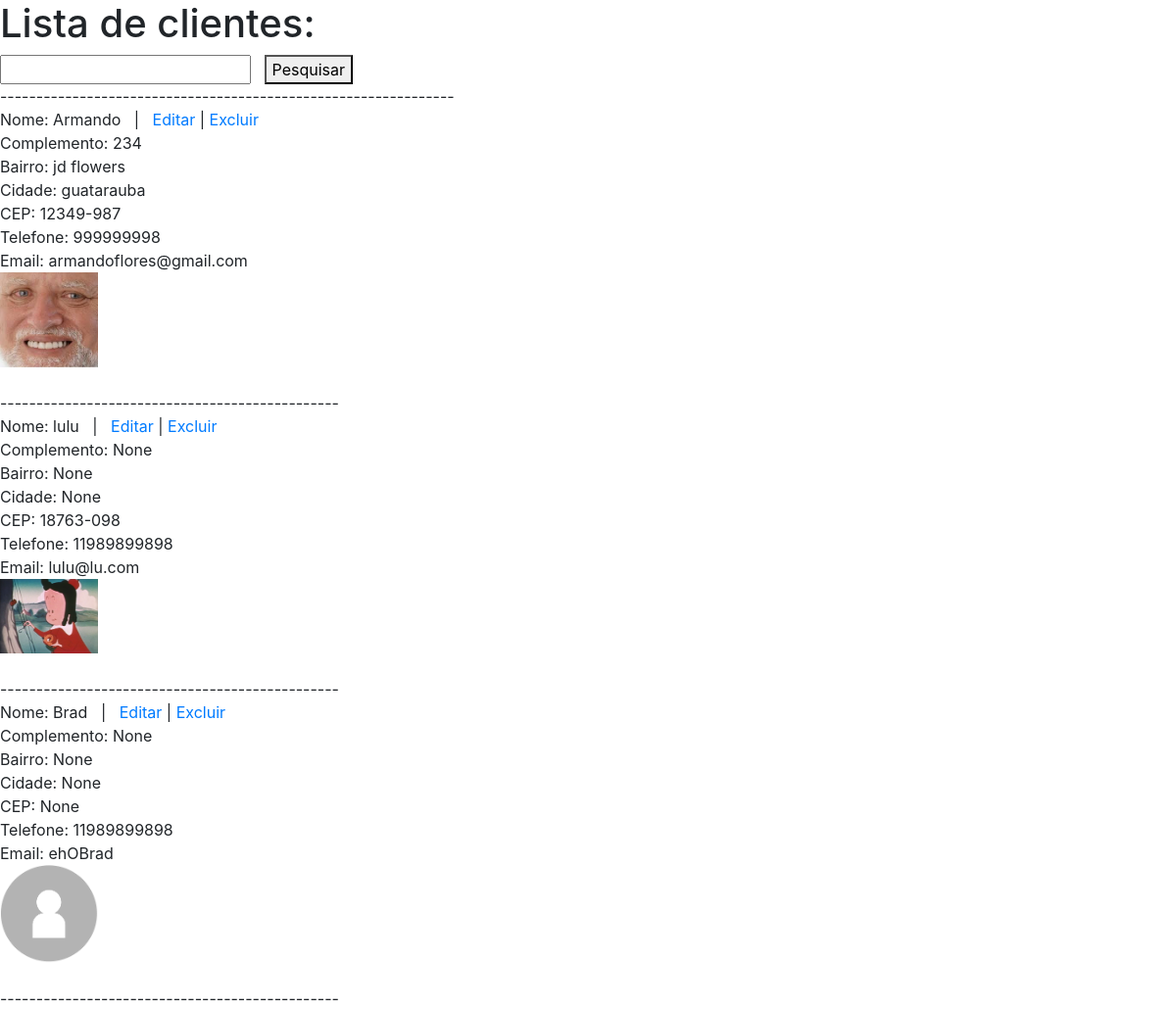
The app's page /listagem_clientes/ (signed in) with its own data.
### core/models.py (models this page shows, shortened)
class Cliente(models.Model):
    nome = models.CharField(max_length=100)
    endereco = models.CharField(max_length=100, blank=True, null=True)
    complemento = models.CharField(max_length=50, blank=True, null=True)
    bairro = models.CharField(max_length=100, blank=True, null=True)
    cidade = models.CharField(max_length=100, blank=True, null=True)
    cep = models.CharField(max_length=10, blank=True, null=True)
    email = models.CharField(max_length=100)
    telefone = models.CharField(max_length=30)
    foto = models.ImageField(upload_to='fotos_clientes', blank=True, null=True)
    class Meta:
        verbose_name_plural = 'Clientes'

### core/views.py (the view)
# urls.py: path('listagem_clientes/', listagem_clientes, name='url_listagem_clientes'),
@login_required
def listagem_clientes(request):
    if request.POST:
        if request.POST['nome']:
            clientes = Cliente.objects.filter(nome=request.POST['nome'])
        else:
            clientes = Cliente.objects.all()
    else:
        clientes = Cliente.objects.all()
    contexto = {'clientes': clientes}
    return render(request, 'core/listagem_clientes.html', contexto)

### core/templates/core/listagem_clientes.html (shortened to what this page needs)
{% extends 'base.html' %}
{% load static %}
{% block main %}
    <h1>Lista de clientes:</h1>
    <form method="post">
    <input type="text" name="nome" > &nbsp; <button type="submit">Pesquisar</button>
    </form>
    --------------------------------------------------------------- <br>
    {% for cliente in clientes %}
        Nome: {{ cliente.nome }} &nbsp; | &nbsp;
        <a href="{% url 'url_atualiza_cliente' cliente.id %}">Editar</a> |
        <a href="{% url 'url_exclui_cliente' cliente.id %}">Excluir</a> <br
        Endereço: {{ cliente.endereco }} <br>
        Complemento: {{ cliente.complemento }}<br>
        Bairro: {{ cliente.bairro }}<br>
        Cidade: {{ cliente.cidade }}<br>
        CEP: {{ cliente.cep }}<br>
        Telefone: {{ cliente.telefone }}<br>
        Email: {{ cliente.email }}<br>
        {% if cliente.foto %}
            <img
                src="{{ cliente.foto.url }}"
                width="100"
                alt="foto - cliente"
            >
        {% else %}
            <img
                src="{% static 'img/generic.png' %}"
                width="100"
                alt="foto - generica"
            >
        {% endif %}
        <br> <br>
        -----------------------------------------------
        <br>
    {% endfor %}
{% endblock %}

### records on screen
Cliente: nome "Armando", complemento "234", bairro "jd flowers", cidade "guatarauba", cep "12349-987", telefone "999999998", email "armandoflores@gmail.com", foto (picture)
Cliente: nome "lulu", complemento "None", bairro "None", cidade "None", cep "18763-098", telefone "11989899898", email "lulu@lu.com", foto (picture)
Cliente: nome "Brad", complemento "None", bairro "None", cidade "None", cep "None", telefone "11989899898", email "ehOBrad"
